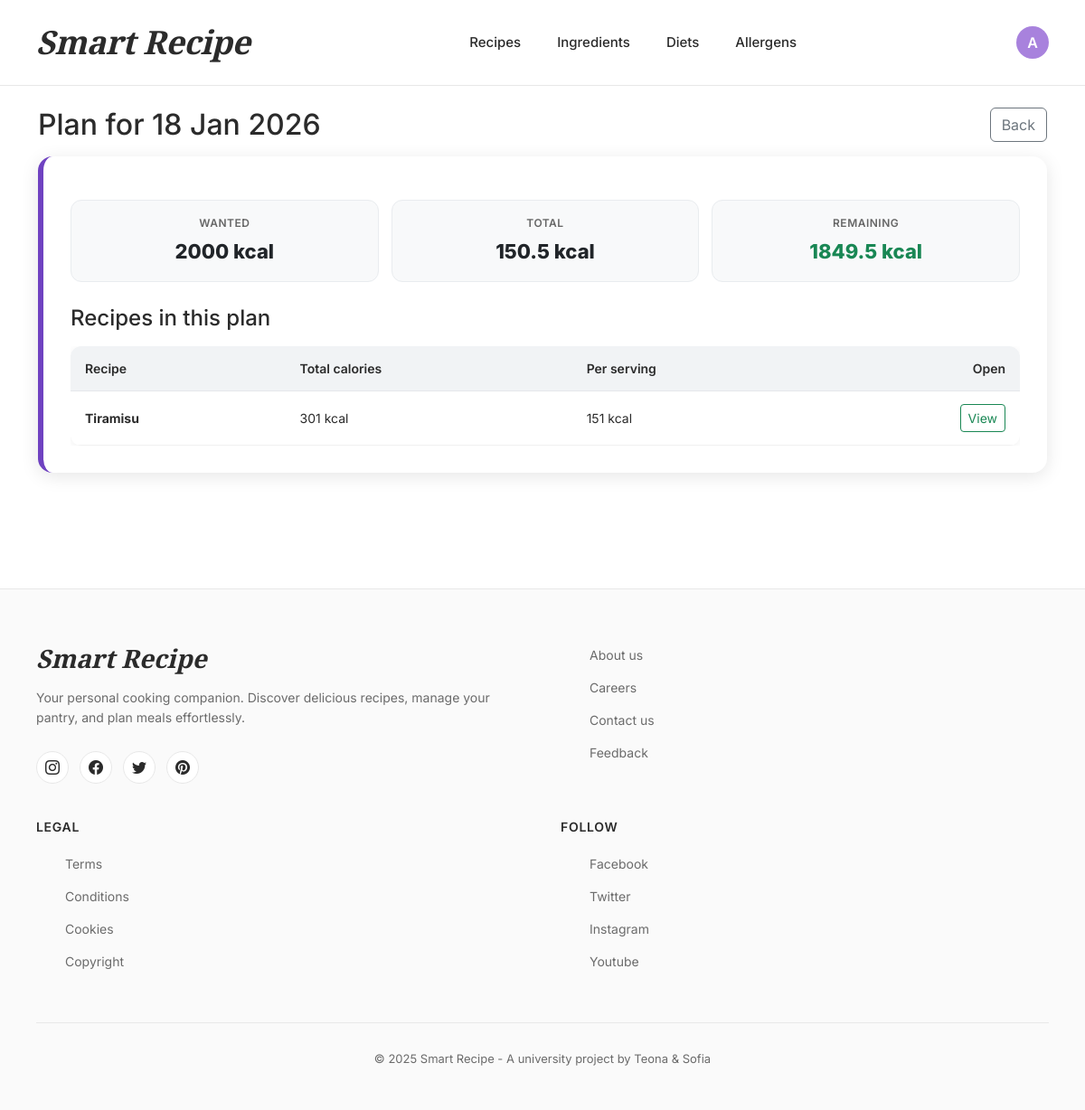
The page /plans/1/ (signed in) on the database as committed earlier.
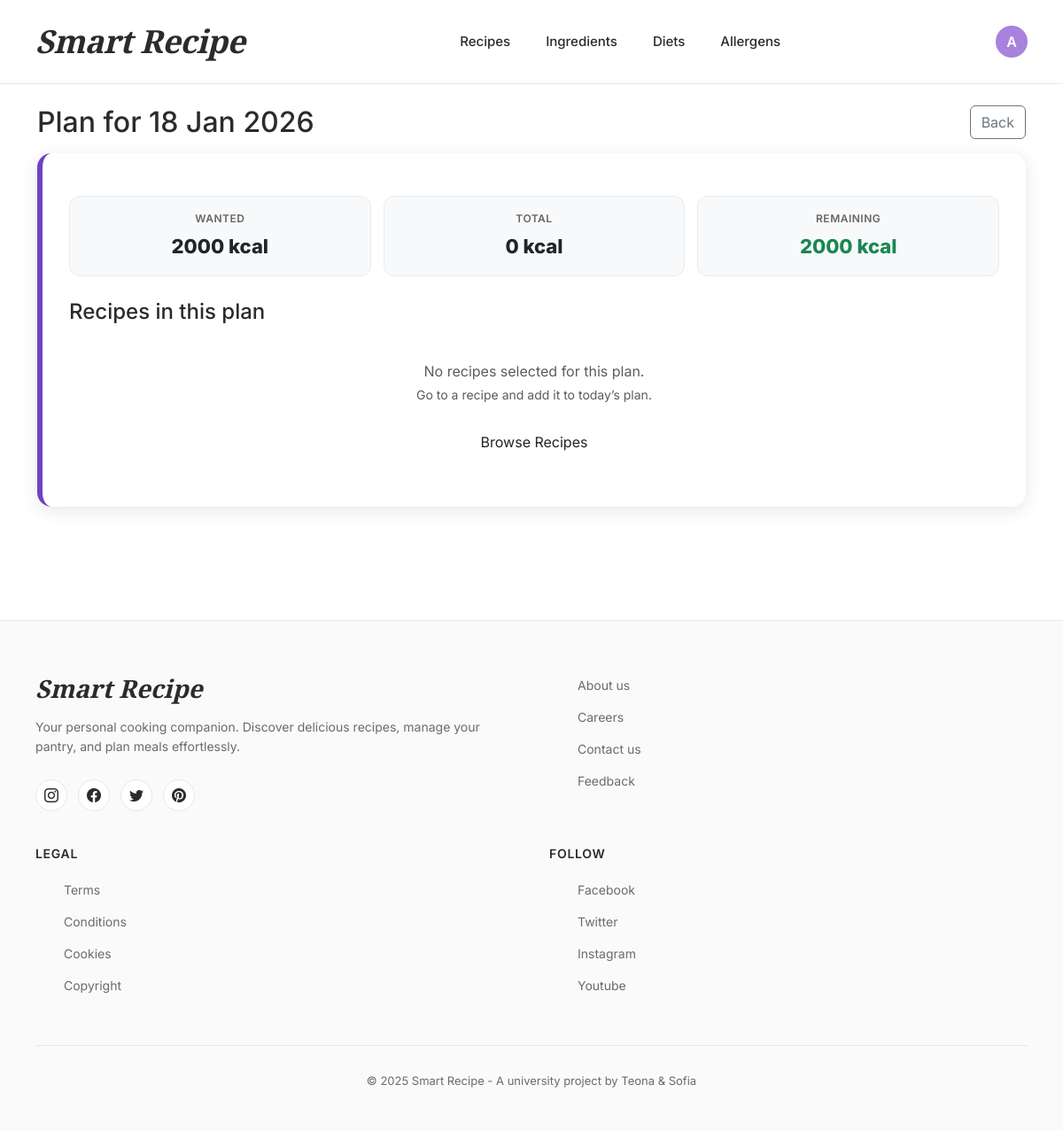
The same page on the database as committed later.
### smart_recipe_app/models.py (models this page shows, shortened)
class DailyPlan(models.Model):
    user = models.ForeignKey(settings.AUTH_USER_MODEL, on_delete=models.CASCADE, related_name='daily_plans')
    date = models.DateField(default=date.today)
    wanted_calories = models.PositiveIntegerField()
    recipes = models.ManyToManyField(Recipe, related_name='daily_plans', blank=True)
    class Meta:
        unique_together = ('user', 'date')
    @property
    def total_calories(self):
        return sum((r.calories_per_serving or 0) for r in self.recipes.all())
    @property
    def remaining_calories(self):
        return self.wanted_calories - self.total_calories

class Recipe(models.Model):
    name = models.CharField(max_length=200)
    description = models.TextField(blank=True)
    no_of_servings = models.PositiveIntegerField(default=1)
    preparation_time = models.PositiveIntegerField(help_text="Minutes")
    image = models.ImageField(upload_to='recipes/', blank=True, null=True)
    ingredients = models.ManyToManyField(Ingredient, through='RecipeIngredientRelation', related_name='recipes')  # ingredient.recipes.all()
    @property
    def total_calories(self):
        return sum(ingredient_per_recipe.calories for ingredient_per_recipe in self.recipe_ingredients.all())
    @property
    def calories_per_serving(self):
        if self.no_of_servings:
            return self.total_calories / self.no_of_servings
        return None

class RecipeIngredientRelation(models.Model):
    recipe = models.ForeignKey(Recipe, on_delete=models.CASCADE, related_name='recipe_ingredients')  # recipe.recipe_ingredients.all()
    ingredient = models.ForeignKey(Ingredient, on_delete=models.CASCADE, related_name='ingredient_recipes')  # ingredients.ingredient_recipes.all()
    quantity = models.FloatField(validators=[MinValueValidator(0.000001)], help_text="Amount in ingredient.base_unit (e.g., 200 g, 2 piece)")    # how many of the base_units (like 4 bananas)
    class Meta:
        unique_together = ('recipe', 'ingredient')
    @property
    def calories(self):
        return self.quantity * self.ingredient.calories_per_one_unit

class Ingredient(models.Model):
    UNIT_CHOICES = [
        ('g', 'grams (g)'),
        ('ml', 'milliliters (ml)'),
        ('pcs', 'pieces'),
        ('tsp', 'teaspoon'),
        ('tbsp', 'tablespoon'),
        ('cup', 'cup'),
    ]
    name = models.CharField(max_length=100, unique=True)
    base_unit = models.CharField(max_length=20, choices=UNIT_CHOICES,
                                 help_text="Mass units like kilograms (kg), grams (g), liters (l) and etc.")
    base_amount = models.FloatField(validators=[MinValueValidator(0.000001)], help_text="Amount of base_unit used for calorie calculation (e.g. 100 g, 100 ml, 1 piece)")
    calories_per_base_amount = models.FloatField(validators=[MinValueValidator(0)], help_text="Calories for the base amount (e.g. kcal per 100 g)")
    allergens = models.ManyToManyField(Allergen, blank=True, related_name='ingredients')  # allergen.ingredients.all()
    diets = models.ManyToManyField(Diet, through='IngredientDietRelation', related_name='ingredients')  # diet.ingredients.all()
    @property
    def calories_per_one_unit(self):
        return self.calories_per_base_amount / self.base_amount

### smart_recipe_app/views.py (the view)
# urls.py: path('plans/<int:plan_id>/', views.daily_plan_detail, name='daily_plan_detail'),
@login_required
def daily_plan_detail(request, plan_id):
    plan = get_object_or_404(DailyPlan, id=plan_id, user=request.user)
    return render(request, 'daily_plan/daily_plan_detail.html', {'plan': plan})

### smart_recipe_app/templates/daily_plan/daily_plan_detail.html (shortened to what this page needs)
{% extends "common/base.html" %}
{% block content %}
<div class="container mt-4 mb-5">
  <div class="d-flex justify-content-between align-items-center mb-3">
    <h2 class="m-0">Plan for {{ plan.date|date:"d M Y" }}</h2>
    <a href="{% url 'daily_plans' %}" class="btn btn-outline-secondary">Back</a>
  </div>
  <div class="detail-card">
    <div class="kpi-grid">
      <div class="kpi-box">
        <div class="kpi-label">Wanted</div>
        <div class="kpi-value">{{ plan.wanted_calories }} kcal</div>
      </div>
      <div class="kpi-box">
        <div class="kpi-label">Total</div>
        <div class="kpi-value">{{ plan.total_calories }} kcal</div>
      </div>
      <div class="kpi-box">
        <div class="kpi-label">Remaining</div>
        <div class="kpi-value">
          {% if plan.remaining_calories < 0 %}
            <span class="text-danger">{{ plan.remaining_calories }} kcal</span>
          {% else %}
            <span class="text-success">{{ plan.remaining_calories }} kcal</span>
          {% endif %}
        </div>
      </div>
    </div>
    <h4 class="mb-3">Recipes in this plan</h4>
    {% if plan.recipes.all %}
      <div class="table-responsive">
        <table class="items-table">
          <thead>
            <tr>
              <th>Recipe</th>
              <th>Total calories</th>
              <th>Per serving</th>
              <th class="text-end">Open</th>
            </tr>
          </thead>
          <tbody>
            {% for recipe in plan.recipes.all %}
              <tr>
                <td><strong>{{ recipe.name }}</strong></td>
                <td>{{ recipe.total_calories|floatformat:0 }} kcal</td>
                <td>
                  {% if recipe.calories_per_serving %}
                    {{ recipe.calories_per_serving|floatformat:0 }} kcal
                  {% else %}
                    <span class="text-muted">—</span>
                  {% endif %}
                </td>
                <td class="text-end">
                  <a class="btn btn-sm btn-outline-success" href="{% url 'recipe_detail' recipe.id %}">View</a>
                </td>
              </tr>
            {% endfor %}
          </tbody>
        </table>
      </div>
    {% else %}
      <div class="text-center py-4">
        <p class="text-muted mb-1">No recipes selected for this plan.</p>
        <p class="small text-muted">Go to a recipe and add it to today’s plan.</p>
        <a href="{% url 'recipe_list' %}" class="btn btn-green mt-2">Browse Recipes</a>
      </div>
    {% endif %}
  </div>
</div>
{% endblock %}

Rows that differ between the two databases and show on the page:
removed Recipe: name "Tiramisu", total_calories "301", calories_per_serving "151"
computed for DailyPlan: total_calories "150.5" → "0"; remaining_calories "1849.5" → "2000"
Other text that changed with them:
text no longer shown: "Recipe Total calories Per serving Open"
text now shown: "No recipes selected for this plan. Go to a recipe and add it to today’s plan. Browse Recipes"
